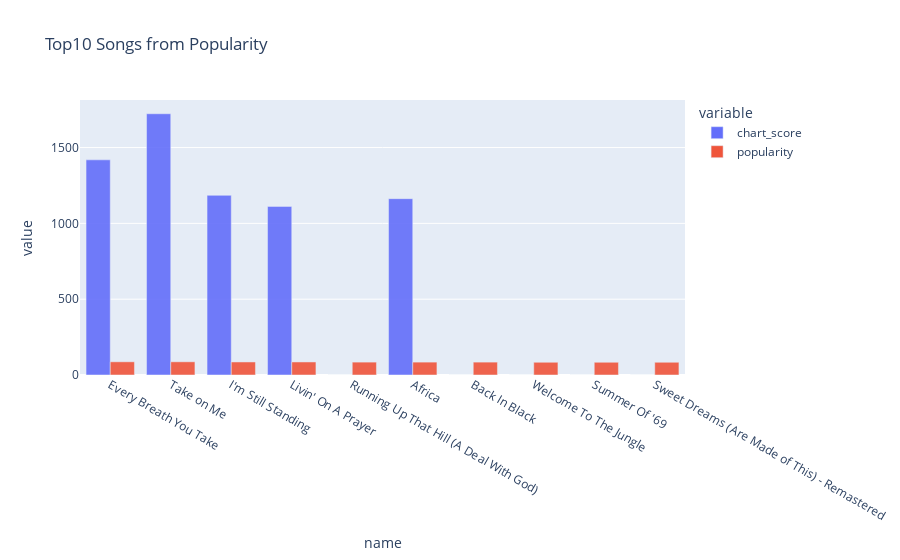

Here is the notebook cell this chart was saved with:
### Code cell
barplot(top10_tracks_popularity,top10_tracks_popularity.name,top10_tracks_popularity.chart_score,top10_tracks_popularity.popularity,"Top10 Songs from Popularity")

### Figure 1 — Plotly figure (JSON) as saved in the notebook; plotly's stock layout.template omitted (floating-point values rounded to 4 significant figures)
{"data": [{"alignmentgroup": "True", "hovertemplate": "variable=chart_score<br>name=%{x}<br>value=%{y}<extra></extra>", "legendgroup": "chart_score", "marker": {"color": "#636efa", "opacity": 0.9, "pattern": {"shape": ""}}, "name": "chart_score", "offsetgroup": "chart_score", "orientation": "v", "showlegend": true, "textposition": "auto", "type": "bar", "x": ["Every Breath You Take", "Take on Me", "I'm Still Standing", "Livin' On A Prayer", "Running Up That Hill (A Deal With God)", "Africa", "Back In Black", "Welcome To The Jungle", "Summer Of '69", "Sweet Dreams (Are Made of This) - Remastered"], "xaxis": "x", "y": [1419, 1723, 1185, 1112, 0, 1163, 0, 0, 0, 0], "yaxis": "y"}, {"alignmentgroup": "True", "hovertemplate": "variable=popularity<br>name=%{x}<br>value=%{y}<extra></extra>", "legendgroup": "popularity", "marker": {"color": "#EF553B", "opacity": 0.9, "pattern": {"shape": ""}}, "name": "popularity", "offsetgroup": "popularity", "orientation": "v", "showlegend": true, "textposition": "auto", "type": "bar", "x": ["Every Breath You Take", "Take on Me", "I'm Still Standing", "Livin' On A Prayer", "Running Up That Hill (A Deal With God)", "Africa", "Back In Black", "Welcome To The Jungle", "Summer Of '69", "Sweet Dreams (Are Made of This) - Remastered"], "xaxis": "x", "y": [87, 87, 86, 86, 85, 85, 85, 84, 84, 84], "yaxis": "y"}], "layout": {"barmode": "group", "legend": {"title": {"text": "variable"}, "tracegroupgap": 0}, "title": {"text": "Top10 Songs from Popularity"}, "xaxis": {"anchor": "y", "domain": [0, 1], "title": {"text": "name"}}, "yaxis": {"anchor": "x", "domain": [0, 1], "title": {"text": "value"}}}}
